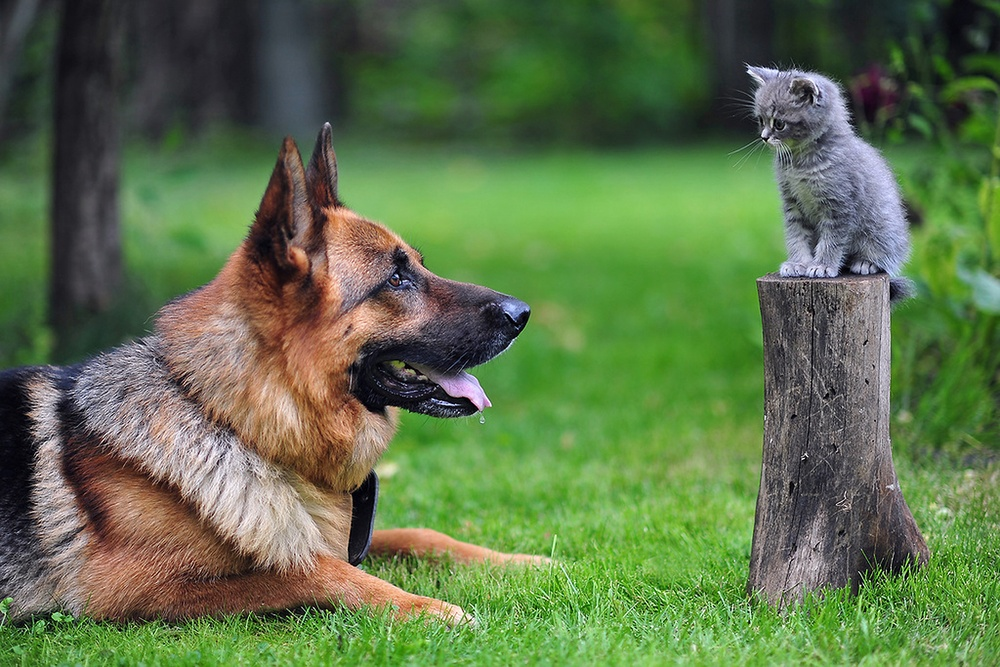
#> input picture DSP/DSP/test_0001.jpg, 1000 x 667 px, shrunk from 1920 x 1280 before the run
$ python montage_division.py test_0001.jpg test_0002.jpg   (older library calls are emulated)
#> lines starting #> are read from the running program, lines starting #| are printed output that depends on the picture
import pickle
import matplotlib
from scipy import misc

import numpy as np
import timeit
import PIL
from PIL import Image
import os
import time
import tensorflow as tf
import cv2
import sys
import tqdm


TILE_SIZE      = 50		# height/width of mosaic tiles in pixels
TILE_MATCH_RES =  9 	# tile matching resolution (higher values give better fit but require more processing)
ENLARGEMENT    =  8		# the mosaic image will be this many times wider and taller than the original

TILE_BLOCK_SIZE = TILE_SIZE / max(min(TILE_MATCH_RES, TILE_SIZE), 1)
PIL.Image.MAX_IMAGE_PIXELS = 999287599

class TileProcessor():
    def __init__(self, tiles_directory):
        self.tiles_directory = tiles_directory
    # [15 lines left out: function __process_tile, not called in this run]

    def get_tiles(self):
        large_tiles = []
        small_tiles = []

        print('Reading tiles from \'%s\'...' % (self.tiles_directory, ))
        # search the tiles directory recursively
        for root, subFolders, files in os.walk(self.tiles_directory):
            for tile_name in files:
                tile_path = os.path.join(root, tile_name)
                large_tile, small_tile = self.__process_tile(tile_path)
                if large_tile:
                    large_tiles.append(large_tile)
                    small_tiles.append(small_tile)

        print('Processed %s tiles.' % (len(large_tiles),))

        return (large_tiles, small_tiles)

class TargetImage():
    def __init__(self, image_path):
        self.image_path = image_path

    def get_data(self):
        print('Processing main image...')
        img = Image.open(self.image_path)
#> img is the input picture: PIL image 1000x667 RGB; mean R, G, B 93.7, 115.3, 74.3
        w = img.size[0] * ENLARGEMENT
#> w = 8000
        h = img.size[1]	* ENLARGEMENT
#> h = 5336
        large_img = img.resize((w, h), Image.ANTIALIAS)
        w_diff = (w % TILE_SIZE)/2
#> w_diff = 0
        h_diff = (h % TILE_SIZE)/2
#> h_diff = 18
        # if necesary, crop the image slightly so we use a whole number of tiles horizontally and vertically
        if w_diff or h_diff:
            large_img = large_img.crop((w_diff, h_diff, w - w_diff, h - h_diff))
#> large_img: PIL image 8000x5300 RGB
        T = np.asarray(large_img)
        small_img = large_img.resize((int(large_img.size[0]/TILE_BLOCK_SIZE), int(large_img.size[1]/TILE_BLOCK_SIZE)), Image.ANTIALIAS)
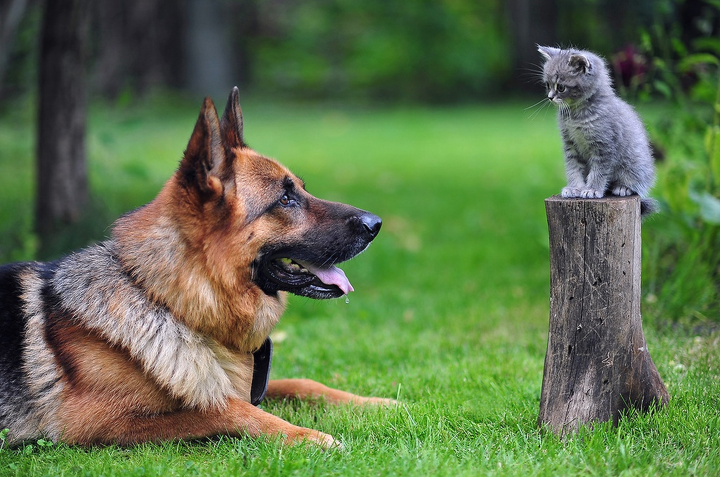
#> small_img: PIL image 1440x954 RGB (shown at 1/2 size); mean R, G, B 93.8, 115.3, 74.4
        print('small_img_shape',small_img.size)
#| small_img_shape (1440, 954)
#> in mosaic, `image_data,shape = TargetImage(img_path).get_data()`: shape = (5300, 8000, 3)
        image_data = (large_img.convert('RGB'), small_img.convert('RGB'))

        print('Main image processed.')

        return image_data,T.shape

class MosaicImage:
    def __init__(self, original_img):
        self.image = Image.new(original_img.mode, original_img.size)
#> self.image: PIL image 8000x5300 RGB; every value is 0
        self.x_tile_count = original_img.size[0] / TILE_SIZE
#> self.x_tile_count = 160
        self.y_tile_count = original_img.size[1] / TILE_SIZE
#> self.y_tile_count = 106
        self.total_tiles  = self.x_tile_count * self.y_tile_count
#> self.total_tiles = 16960
        return
    # [5 lines left out: function add_tile, not called in this run]
    def save(self, path):
        self.image.save(path)
        return

# [22 lines left out: functions hsv_method_modify_vspace, adjust_gamma, hsv_method_modify_Sspace, not called in this run]

def mosaic(img_path, tiles_path):
    print(tiles_path)
    tiles_data = TileProcessor(tiles_path).get_tiles()
    image_data,shape = TargetImage(img_path).get_data()
    preprocessing_time = time.time()
    print("It takes {} seconds on preprocessing.".format(preprocessing_time-start_time))
    compose(image_data, tiles_data,img_path,shape,img_path)


# [29 lines left out: functions fill_in_mosaic_map, image_save, map_loss_modify_for_division, map_loss_item_1, not called in this run]

def map_loss_item_2(feature_map_big,feature_map_tiny):
    loss_1 = (feature_map_big) / (feature_map_tiny)
    return abs(loss_1-1)

# [45 lines left out: functions second_method_multiply_operators, search_division_closed_to_one, mini, not called in this run]

def compose(original_img, tiles,img_path,shape,name):

    print('Building mosaic, press Ctrl-C to abort...')
    original_img_large, original_img_small = original_img
    tiles_large, tiles_small = tiles

    mosaic = MosaicImage(original_img_large)
    w = shape[0]
#> w = 5300
    h = shape[1]
#> h = 8000
    big_tmp = np.asarray(original_img_small)
    print('big_tmp_shape {} {}'.format(big_tmp.shape[0],big_tmp.shape[1]))
#| big_tmp_shape 954 1440

    big_tmp[big_tmp==0] ==1
    big_tmp = big_tmp/255

    big_tmp = big_tmp * 2 - 1
    big_tmp_= big_tmp
    big_tmp = big_tmp[np.newaxis, :]


    #define second method multiply operators-------------------------------------------------------------------------------------------#
    #

    tmp_2                    = tf.placeholder(tf.float32,shape=(int(TILE_SIZE/TILE_BLOCK_SIZE),int(TILE_SIZE/TILE_BLOCK_SIZE), 3))
    tmp_big2                 = tf.placeholder(tf.float32,shape=(int(w/TILE_BLOCK_SIZE),int(h/TILE_BLOCK_SIZE), 3))
    multiply_both_1          = tf.squeeze(tf.nn.conv2d(tf.expand_dims(tf.expand_dims(tmp_big2[:,:,0],2),0),tf.expand_dims(tf.expand_dims(tmp_2[:,:,0],2),-1),padding='VALID',strides=[1, TILE_SIZE/TILE_BLOCK_SIZE, TILE_SIZE/TILE_BLOCK_SIZE, 1]),0)
    multiply_both_2          = tf.squeeze(tf.nn.conv2d(tf.expand_dims(tf.expand_dims(tmp_big2[:,:,1],2),0),tf.expand_dims(tf.expand_dims(tmp_2[:,:,1],2),-1),padding='VALID',strides=[1, TILE_SIZE/TILE_BLOCK_SIZE, TILE_SIZE/TILE_BLOCK_SIZE, 1]),0)
    multiply_both_3          = tf.squeeze(tf.nn.conv2d(tf.expand_dims(tf.expand_dims(tmp_big2[:,:,2],2),0),tf.expand_dims(tf.expand_dims(tmp_2[:,:,2],2),-1),padding='VALID',strides=[1, TILE_SIZE/TILE_BLOCK_SIZE, TILE_SIZE/TILE_BLOCK_SIZE, 1]),0)
    multiply_both	         = tf.concat([multiply_both_1,multiply_both_2,multiply_both_3],2)

    big_img_square=tf.square(tmp_big2)
    big_img_tmp=tf.squeeze(big_img_square)
    one_channel_big=tf.reduce_sum(big_img_tmp,axis=2)

    tmp_add_3 = tf.placeholder(tf.float32, shape=(int(TILE_SIZE/TILE_BLOCK_SIZE), int(TILE_SIZE/TILE_BLOCK_SIZE),3))
    tmp_result_3 = tf.reduce_sum(tmp_add_3,[0,1])
    #----------------------------------------------------------------------------------------------------------------------------------#
    #run second method for division----------------------------------------------------------------------------------------------------#
    feature_map_three_list =list()
    sess = tf.Session()
    hey=time.time()
    tt=np.asarray(tiles_small[0])


    for i in tqdm.tqdm(range(len(tiles_small))):
        tmp=np.asarray(tiles_small[i])
        tmp[tmp==0] ==1
        tmp=tmp/255
        tmp = tmp * 2 - 1
        feature_map_three = sess.run(multiply_both, feed_dict={tmp_2: tmp, tmp_big2: big_tmp_})
        feature_map_three_list += [feature_map_three]

    big2_3 = sess.run(big_img_tmp,feed_dict={tmp_big2:big_tmp_})

    end=time.time()
    print('It take {} seconds'.format(end-hey))
    #define width, height for division method-----------------------------------------------------------------------------------------#
    width = int(w/TILE_SIZE)
    height= int((h/TILE_SIZE))

    print('width {} height {}'.format(width,height))

    feature_map_big_3	= np.zeros((width,height,3))
    #---------------------------------------------------------------------------------------------------------------------------------#
    #construct 3-channel feature map and one channel picture for big picture----------------------------------------------------------#
    for i in tqdm.tqdm(range(width)):
        for j in range(height):
            t_3=sess.run(tmp_result_3,feed_dict={tmp_add_3  :big2_3[i*int(TILE_SIZE/TILE_BLOCK_SIZE):(i+1)*int(TILE_SIZE/TILE_BLOCK_SIZE),j*int(TILE_SIZE/TILE_BLOCK_SIZE):(j+1)*int(TILE_SIZE/TILE_BLOCK_SIZE),:]})
            feature_map_big_3[i,j] = t_3
    m_1 = time.time()
    big_map_time =m_1 - end
    print('It calculate {} seconds on big_map'.format(big_map_time))
    #----------------------------------------------------------------------------------------------------------------------------------#
    # search index to fill in ---------------------------------------------------------------------------------------------------------#
    image=search_division_closed_to_one(width,height,feature_map_big_3,feature_map_three_list)

    m_3 = time.time()
    search_index_time = m_3 - m_1
    print('It calculate {} seconds on division step'.format(search_index_time))
    #----------------------------------------------------------------------------------------------------------------------------------#
    #fill in --------------------------------------------------------------------------------------------------------------------------#
    big_picture=fill_in_mosaic_map(shape,width,height,tiles_large,image)
    m_4 = time.time()
    time_fill_in = m_4-m_3
    print('It calculate {} seconds on fill-in step'.format(time_fill_in))
    #----------------------------------------------------------------------------------------------------------------------------------#
    #image save------------------------------------------------------------------------------------------------------------------------#
    image_save('final_fast_{}.jpg'.format(name[:-4]),big_picture)
    m_5=time.time()
    time_save=m_5-m_4
    print('It calculate {} seconds on save_fig step'.format(time_save))
    #----------------------------------------------------------------------------------------------------------------------------------#

    return


if __name__ == "__main__":
    start_time = time.time()

    if len(sys.argv) < 3:
        print('Usage: %s <image> <tiles directory>\r' % (sys.argv[0],))
    else:
        mosaic(sys.argv[1], sys.argv[2])
#> (the call stopped at in compose, `tmp_2                    = tf.placeholder(tf.float32,shape=(int(TILE_S..`: tensorflow is not available in this run)
    # setup environment
    print('Building mosaic, press Ctrl-C to abort...')

    end_final_time = time.time()
    print('It take {} seconds on all time'.format(end_final_time-start_time))


$ run again, on DSP/DSP/test_0003.jpg
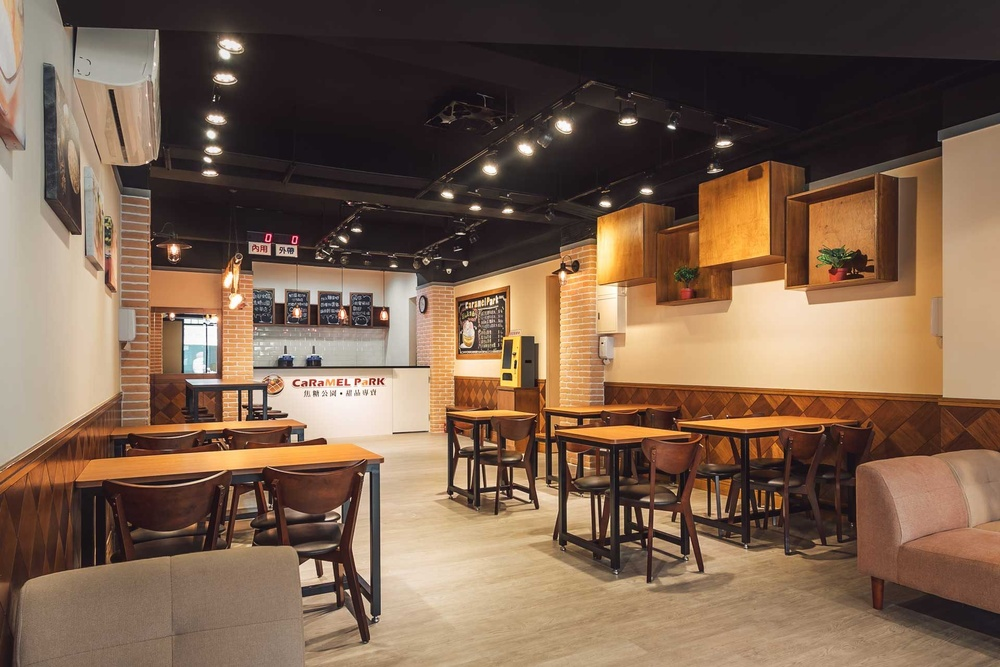
#> input picture DSP/DSP/test_0003.jpg, 1000 x 667 px, shrunk from 1920 x 1280 before the run
#> in get_data, img is the input picture: PIL image 1000x667 RGB; mean R, G, B 122.1, 96.6, 77.3
#> in get_data, `large_img = large_img.crop((w_diff, h_diff, w - w_diff, h - h_diff))`:
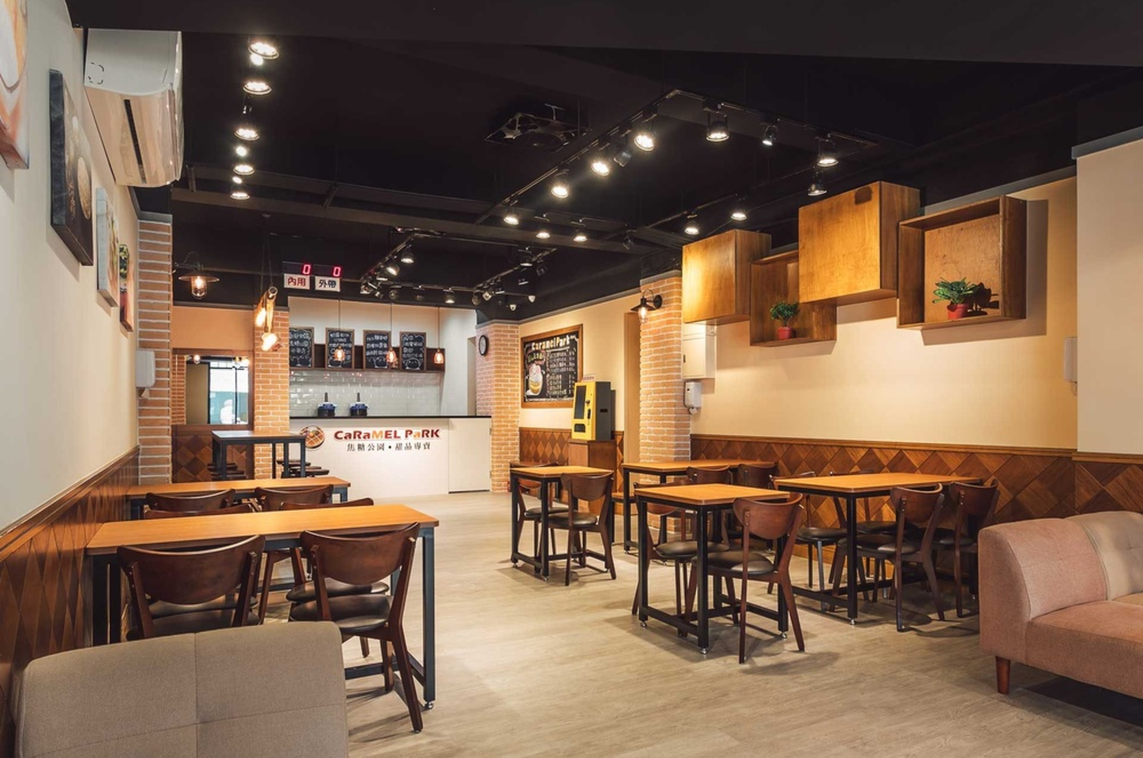
#> large_img: PIL image 8000x5300 RGB (shown at 1/7 size); mean R, G, B 122.2, 96.7, 77.4
#| small_img_shape (1440, 954)
#> shape = (5300, 8000, 3)
#> self.image: PIL image 8000x5300 RGB; every value is 0
#> in compose, `w = shape[0]`: w = 5300
#> in compose, `h = shape[1]`: h = 8000
#| big_tmp_shape 954 1440
